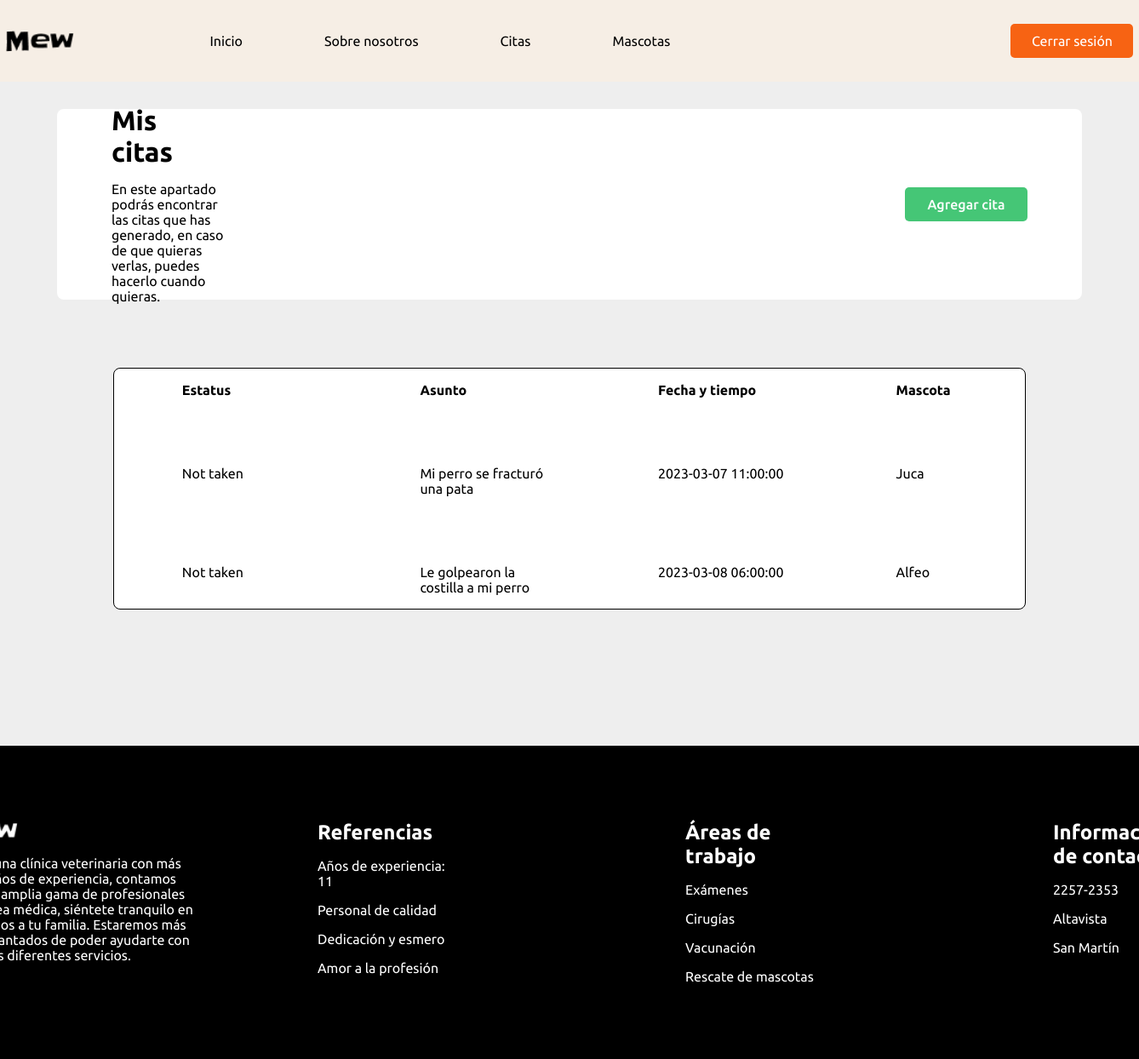
The page /user/php/views/vista_citas_usuario.php (signed in) on the database its author committed.
### tables this page shows
CREATE TABLE `clientemascotas` (
  `id` int NOT NULL,
  `id_mascota` int NOT NULL,
  `id_cliente` int NOT NULL
);

CREATE TABLE `citas` (
  `id_cita` int NOT NULL,
  `asunto` text  NOT NULL,
  `fecha` datetime NOT NULL,
  `estado` varchar(255) NOT NULL,
  `id_cliente` int NOT NULL,
  `id_mascota` int NOT NULL
);

CREATE TABLE `mascota` (
  `id` int NOT NULL,
  `nombre` varchar(255) NOT NULL,
  `especie` varchar(255) NOT NULL,
  `raza` varchar(255) NOT NULL,
  `edad` int NOT NULL,
  `genero` varchar(15) NOT NULL
);

### user/php/citas.php (called while the page is built, shortened)
<?php
$conexionBD = BD::crearInstancia();
$id_cliente = $_SESSION['usuario'];
$sql2 = "SELECT * FROM `clientemascotas` INNER JOIN citas ON clientemascotas.id_mascota = citas.id_mascota INNER JOIN mascota ON mascota.id = citas.id_mascota WHERE citas.id_cliente = $id_cliente";
$consulta = $conexionBD->prepare($sql2);
$consulta->execute();
$clienteCitas = $consulta->fetchAll(PDO::FETCH_ASSOC);
?>

### user/php/views/vista_citas_usuario.php (the view, shortened to what this page needs)
<?php
include('../templates/header.php');
include('../citas.php');
?>
    <link rel="stylesheet" href="../../css/styles_citas.css">
    <div class="padre-citas">
        <div class="agregar-cita">
            <div class="text1">
                <h1>Mis citas</h1>
                <p>En este apartado podrás encontrar las citas que has generado, en caso de que quieras verlas, puedes hacerlo cuando quieras.</p>
            </div>
            <div class="boton-citas">
                <details>
                    <summary>
                        <div class="button">
                        Agregar cita
                      </div>
                    </summary>
                  </details>
            </div>
        </div>
        <div class="tabla">
                <h4 class="p1-table">Estatus</h4>
                <h4 class="p2-table">Asunto</h4>
                <h4 class="p3-table">Fecha y tiempo</h4>
                <h4 class="p4-table">Mascota</h4>
            <?php foreach ($clienteCitas as $cita) { ?>
                <p class="p1-table"><?php echo $cita['estado'] ?></p>
                <p class="p2-table"><?php echo $cita['asunto'] ?></p>
                <p class="p3-table"><?php echo $cita['fecha'] ?></p>
                <p class="p4-table"><?php echo $cita['nombre'] ?></p>
            <?php } ?>
        </div>
    </div>
<?php
include('../templates/footer.php');
?>
</body>
</html>

### user/css/styles_index.css (style rules this page uses)
* { margin: 0; padding: 0; }
body { width: 100%; justify-content: center; align-items: center; font-family: 'Nunito Sans', sans-serif; font-family: 'Poppins', sans-serif; font-family: 'Ubuntu', sans-serif; }

### user/css/styles_citas.css (style rules this page uses)
* { margin: 0; padding: 0; }
body { width: 100%; font-family: 'Nunito Sans', sans-serif; font-family: 'Poppins', sans-serif; font-family: 'Ubuntu', sans-serif; background-color: #EEEEEE; }
.padre-citas { width: 100%; display: flex; align-items: center; flex-direction: column; gap: 5rem; }
.agregar-cita { margin-top: 2rem; display: flex; align-items: center; flex-direction: row; justify-content: center; background-color: white; gap: 50rem; height: 14rem; width: 90%; border-radius: 0.5rem; }
.text1 { display: flex; justify-content: center; flex-direction: column; gap: 1rem; margin-left: 4rem; }
.boton-citas { display: flex; gap: 1rem; }
.tabla { display: grid; grid-template-columns: repeat(4, 4fr); grid-template-rows: auto; grid-gap: 3rem; width: 80%; background-color: white; border-radius: 0.5rem; margin-bottom: 10rem; text-align: left; border: 1px solid black; }
.p1-table { margin-left: 5rem; padding-top: 1rem; padding-bottom: 1rem; }
.p2-table { margin-left: 5rem; padding-top: 1rem; padding-bottom: 1rem; }
.p3-table { margin-left: 5rem; padding-top: 1rem; padding-bottom: 1rem; }
.p4-table { margin-left: 5rem; padding-top: 1rem; padding-bottom: 1rem; }
.button { -webkit-appearance: none; -moz-appearance: none; appearance: none; color: white; cursor: pointer; display: inline-block; font-weight: 500; line-height: 2.5em; background-color: #45C676; color: white; border-radius: 10px; cursor: pointer; justify-content: center; text-align: center; color: white; border: none; border-radius: 5px; width: 9rem; height: 40px; cursor: pointer; transition: 0.5s; margin-right: 4rem; }
details summary { list-style: none; }

### rows shown on the page
clientemascotas: citas.estado "Not taken", citas.asunto "Mi perro se fracturó una pata", citas.fecha "2023-03-07 11:00:00", id_mascota.nombre "Juca"
clientemascotas: citas.estado "Not taken", citas.asunto "Le golpearon la costilla a mi perro", citas.fecha "2023-03-08 06:00:00", id_mascota.nombre "Alfeo"
